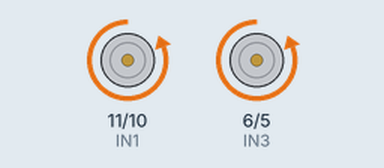
This sketch was run on a simulated Arduino Uno, built with avr-gcc and run on an emulated ATmega328P. Shown: motor-driver pin pairs drawn as motors (green arrow = first pin HIGH = forward, orange = second pin HIGH = backward, longer = more drive, scaled by the enable pin).

Above: at 1.0 s.
At 3.0 s:
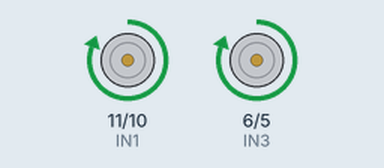
At 5.0 s:
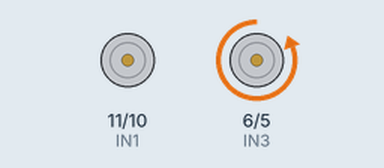
At 9.0 s:
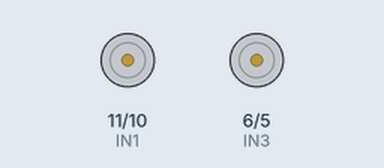
Timing chart, 0 to 13.0 s (numbered marks = the images above):
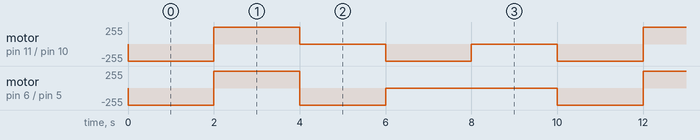

The sketch:

DC_motor.ino
```cpp
/* Interfaceing DC motor with Arduino Uno
 *
 *  Hardware components
 *  Arduino Uno
 *  DC Motor
 *  L293D
 *
 *  Author : Sanghavi
 *  Date : 25-09-2022
 */

// Following pins are for Right motor
const int IN1 = 11;
const int IN2 = 10;
const int EN1 = 9;

// Following pins are for Left motor
const int EN2 = 7;
const int IN3 = 6;
const int IN4 = 5;

void setup() {
  // configuring L293D pins to OUTPUT mode
  pinMode(IN1,OUTPUT);
  pinMode(IN2,OUTPUT);
  pinMode(EN1,OUTPUT);

  // Not to turn on the motor at initial stage
  digitalWrite(IN1,LOW);
  digitalWrite(IN2,LOW);
  digitalWrite(EN1,LOW);

  // configuring L293D pins to OUTPUT mode
  pinMode(IN3,OUTPUT);
  pinMode(IN4,OUTPUT);
  pinMode(EN2,OUTPUT);

  // Not to turn on the motor at initial stage
  digitalWrite(IN3,LOW);
  digitalWrite(IN4,LOW);
  digitalWrite(EN2,LOW);


}

void loop() {

  moveForward();
  delay(2000);
  moveBack();
  delay(2000);
  moveLeft();
  delay(2000);
  moveRight();
  delay(2000);
  stopMotors();
  delay(2000);

}

void moveBack()  // Clockwise
{
  digitalWrite(IN1,HIGH);
  digitalWrite(IN2,LOW);
  digitalWrite(EN1,HIGH);

  digitalWrite(IN3,HIGH);
  digitalWrite(IN4,LOW);
  digitalWrite(EN2,HIGH);
}

void moveForward() // Anticlockwise
{
  digitalWrite(IN1,LOW);
  digitalWrite(IN2,HIGH);
  digitalWrite(EN1,HIGH);

  digitalWrite(IN3,LOW);
  digitalWrite(IN4,HIGH);
  digitalWrite(EN2,HIGH);
}

void moveLeft()   // Forward Left
{
  // Stop the right motor
  digitalWrite(IN1,LOW);
  digitalWrite(IN2,LOW);
  digitalWrite(EN1,LOW);

  // Left motor should rotate in anticlockwise direction
  digitalWrite(IN3,LOW);
  digitalWrite(IN4,HIGH);
  digitalWrite(EN2,HIGH);

}

void moveRight()   // Forward Right
{
  // Stop the Left motor
  digitalWrite(IN3,LOW);
  digitalWrite(IN4,LOW);
  digitalWrite(EN2,LOW);

  // Right motor should rotate in anticlockwise direction
  digitalWrite(IN1,LOW);
  digitalWrite(IN2,HIGH);
  digitalWrite(EN1,HIGH);
}

// Function to stop all the motors
void stopMotors()
{
  // Stop the Left motor
  digitalWrite(IN3,LOW);
  digitalWrite(IN4,LOW);
  digitalWrite(EN2,LOW);

  // Stop Right motor
  digitalWrite(IN1,LOW);
  digitalWrite(IN2,LOW);
  digitalWrite(EN1,LOW);
}
```

Measured:
- by itself, motor on pin 11 (IN1) / pin 10 (IN2): repeats every 10.0 s: forward 255/255 2.0 s, 2 × (stopped 2.0 s, backward 255/255 2.0 s)
- by itself, motor on pin 6 (IN3) / pin 5 (IN4): repeats every 10.0 s: forward 255/255 2.0 s, backward 255/255 2.0 s, stopped 4.0 s, backward 255/255 2.0 s
